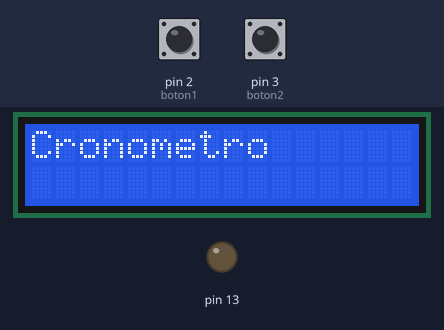
Bench run of a sketch on a simulated Arduino Uno, built with avr-gcc and run on an emulated ATmega328P. Shown: 16×2 character LCD, output pins drawn as LEDs (lit = HIGH). Inputs (shaded band) come from the test bench; at power-on: pin 2 (boton1) HIGH, pin 3 (boton2) HIGH.

Above: at 2.1 s.
At 7.2 s:
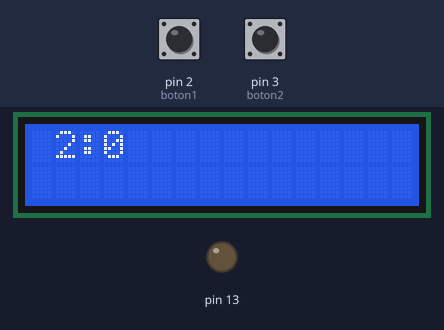
7.3 s: pin 2 (boton1) pulled LOW for 0.15 s
At 7.7 s:
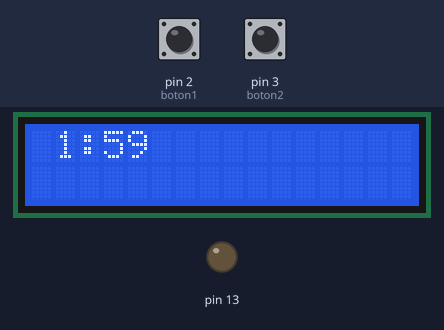
Timing chart, 0 to 10.3 s (numbered marks = the images above; inputs shaded):
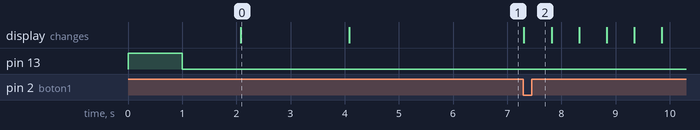

Measured:
- after the input at 7.3 s, the display: changes at once (image 2)
- what the display in image 0 shows lasts 2.0 s, from 2.1 s to 4.1 s

The sketch:

LCD-Cronometro.ino
```cpp
//Cuenta regresiva simple que inicia con pulsador.

#include <Wire.h>
#include <LiquidCrystal_I2C.h>

int mininit = 2;
int minute;
int second;
bool condboton1;
int t = 500;//Lo que dura un segundo, para probar el programa se disminuye

//Pines para los botones
int boton1 = 2;
int boton2 = 3;
int boton3 = 4;

//Estados de los botones
int estadoboton1 = 0;
int estadoboton2 = 0;
int estadoboton3 = 0;

LiquidCrystal_I2C pantalla(0x27, 16,2);

void setup() {
  pinMode(boton1, INPUT_PULLUP);
  pinMode(boton2, INPUT_PULLUP);
  pinMode(boton3, INPUT_PULLUP);
  pinMode(13, OUTPUT);

  digitalWrite(13, HIGH);
  delay(1000);
  digitalWrite(13, LOW);
  delay(1000);

  pantalla.begin(16,2);
  pantalla.clear();
  //pantalla.cursor();
  pantalla.backlight();
  pantalla.setCursor(0, 0);
  pantalla.print("Cronometro");
  delay(2000);
  pantalla.clear();

  pantalla.setCursor(1,0);
  pantalla.print(mininit);
  pantalla.setCursor(2,0);
  pantalla.print(":");
  pantalla.setCursor(3,0);
  pantalla.print("0");

  delay(2000);

  pantalla.clear();

  //delay(1000);

}

void loop() {
  minute = mininit;
  pantalla.setCursor(1,0);
  pantalla.print(mininit);
  pantalla.setCursor(2,0);
  pantalla.print(":");
  pantalla.setCursor(3,0);
  pantalla.print("0");

  estadoboton1 = digitalRead(boton1);
  estadoboton2 = digitalRead(boton2);

  if (estadoboton1 == 0) {
    minute--;
    second = 60;
    //bool condw = false;
    while (second > 0) {
      second--;
      pantalla.setCursor(1,0);
      pantalla.print(minute);
      pantalla.setCursor(2,0);
      pantalla.print(":");
      pantalla.setCursor(3,0);
      pantalla.print(second);
      delay(t);
      pantalla.clear();
      if (second == 0) {
        minute--;
        second = 60;
      }
      if (minute < 0) {
      second = 0;
      minute = 0;
      }

      }

  pantalla.clear();
  digitalWrite(13, HIGH);
  pantalla.setCursor(1, 0);
  pantalla.print("Tiempo!!");

  delay(2000);
  pantalla.clear();

  }

}
```
